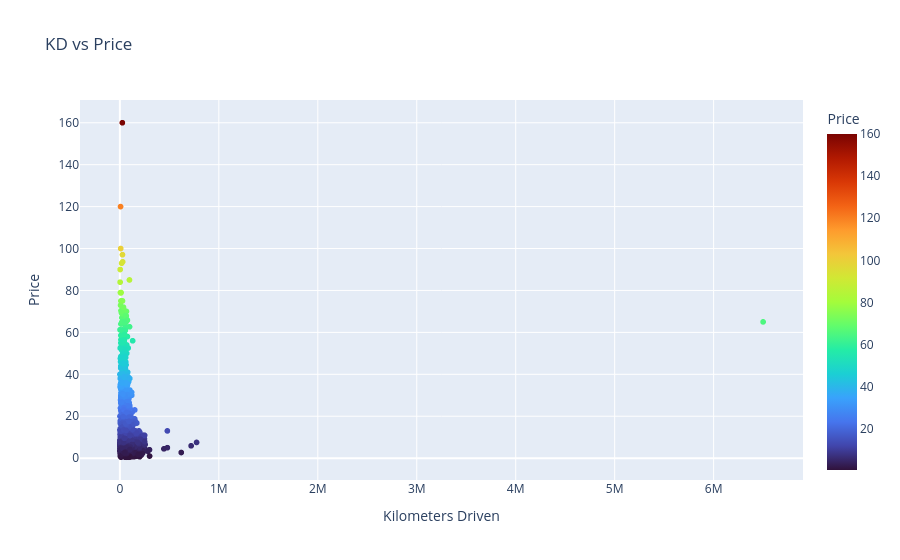

The notebook cell this image was saved under:
### Code cell
fig = px.scatter(df_rm,x="Kilometers_Driven",y="Price", title="KD vs Price",labels={"Kilometers_Driven": "Kilometers Driven", "Price": "Price"},color="Price",color_continuous_scale="Turbo")
fig.show()

### Figure 1 — Plotly figure (JSON) as saved in the notebook; plotly's stock layout.template omitted (floating-point values rounded to 4 significant figures; data arrays with more than 128 entries replaced by an {"elided": "..."} marker saying what was removed)
{"data": [{"hovertemplate": "Kilometers Driven=%{x}<br>Price=%{marker.color}<extra></extra>", "legendgroup": "", "marker": {"color": {"elided": "6019 float values"}, "coloraxis": "coloraxis", "symbol": "circle"}, "mode": "markers", "name": "", "showlegend": false, "type": "scattergl", "x": {"elided": "6019 int values"}, "xaxis": "x", "y": {"elided": "6019 float values"}, "yaxis": "y"}], "layout": {"coloraxis": {"colorbar": {"title": {"text": "Price"}}, "colorscale": [[0, "#30123b"], [0.07143, "#4145ab"], [0.1429, "#4675ed"], [0.2143, "#39a2fc"], [0.2857, "#1bcfd4"], [0.3571, "#24eca6"], [0.4286, "#61fc6c"], [0.5, "#a4fc3b"], [0.5714, "#d1e834"], [0.6429, "#f3c63a"], [0.7143, "#fe9b2d"], [0.7857, "#f36315"], [0.8571, "#d93806"], [0.9286, "#b11901"], [1, "#7a0402"]]}, "legend": {"tracegroupgap": 0}, "title": {"text": "KD vs Price"}, "xaxis": {"anchor": "y", "domain": [0, 1], "title": {"text": "Kilometers Driven"}}, "yaxis": {"anchor": "x", "domain": [0, 1], "title": {"text": "Price"}}}}
